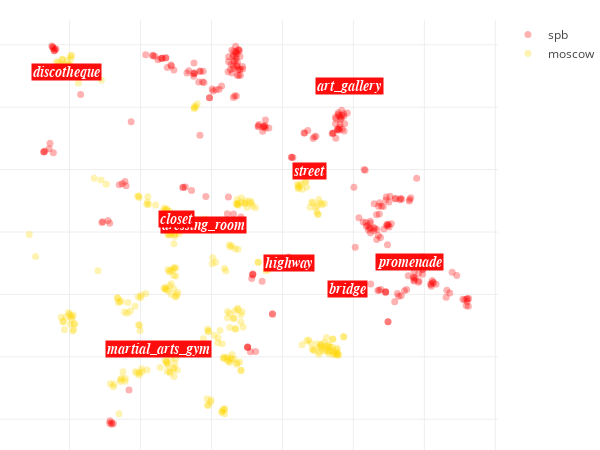

The code cell stored with this chart in its notebook:
### Code cell
def locations_scatter_plot(locs_x, locs_y, 
                           opposite_locs_x,opposite_locs_y,
                          locs_labels, opposite_locs_labels):
    MARKER_OPACITY = 0.3
    PLOT_HEIGHT = 450
    PLOT_WIDTH = 600
    TARGET_COLOR = 'red'#'turquoise'#'#ff4848'
    OPPOSITE_COLOR = 'gold'#'lightskyblue'#'gold'
    MARGIN = dict(l=0, r=30, b=0, t=20)
    
    
    def create_scatter(x, y, colors, labels, name, marker):
        return go.Scatter(x=x, y=y,
                          mode='markers',
                          hoverinfo='text', 
                          text=labels, name=name,
                          marker=dict(size=7, symbol=marker, opacity=MARKER_OPACITY, 
                                       color=colors))
    
    annotations = []
    
    for l, x, y in zip(tag_labels, [x[0] for x in tag_labels_coordinates], 
                       [x[1] for x in tag_labels_coordinates]):
        annotations.append(
            go.Annotation(
                x = x, y = y, 
                xanchor = "center",
                showarrow = False, opacity=0.95,
                text = "<i><b>{}".format(l),#"<b><i>{}".format(l),
                bgcolor=TARGET_COLOR, # 414141
                font = dict(size = 14, color = 'white', family='arial')))
    
    data = [create_scatter(locs_x, locs_y, TARGET_COLOR, 
                           locs_labels, CITY, None),
            create_scatter(opposite_locs_x, opposite_locs_y, 
                           OPPOSITE_COLOR, opposite_locs_labels, 
                           opposite_city, None)]

    axis_style = dict(showticklabels=False, zeroline=False)
    layout = go.Layout(height=PLOT_HEIGHT, width=PLOT_WIDTH,
                        margin=MARGIN, hovermode='closest',
                        xaxis=axis_style, yaxis=axis_style)
    
    fig = go.Figure(data=data, layout=layout)
    fig['layout']['annotations'] = annotations
    py.iplot(fig, show_link=False)


locations_scatter_plot(np.array(visual_data[0])[indexes_target],
                       np.array(visual_data[1])[indexes_target], 
                       np.array(visual_data[0])[indexes_opposite],
                       np.array(visual_data[1])[indexes_opposite],
                       labels[indexes_target], labels[indexes_opposite])

### Figure 1 — Plotly figure (JSON) as saved in the notebook; plotly's stock layout.template omitted (floating-point values rounded to 4 significant figures; data arrays with more than 128 entries replaced by an {"elided": "..."} marker saying what was removed)
{"data": [{"hoverinfo": "text", "marker": {"color": "red", "opacity": 0.3, "size": 7}, "mode": "markers", "name": "spb", "text": {"elided": "287 str values"}, "type": "scatter", "uid": "0f5a37b0-2b0c-11e9-9469-3c15c2cf2370", "x": {"elided": "287 float values"}, "y": {"elided": "287 float values"}}, {"hoverinfo": "text", "marker": {"color": "gold", "opacity": 0.3, "size": 7}, "mode": "markers", "name": "moscow", "text": {"elided": "305 str values"}, "type": "scatter", "uid": "0f5a42c8-2b0c-11e9-aaf8-3c15c2cf2370", "x": {"elided": "305 float values"}, "y": {"elided": "305 float values"}}], "layout": {"annotations": [{"bgcolor": "red", "font": {"color": "white", "family": "arial", "size": 14}, "opacity": 0.95, "showarrow": false, "text": "<i><b>street", "x": 27.7, "xanchor": "center", "y": 19.55}, {"bgcolor": "red", "font": {"color": "white", "family": "arial", "size": 14}, "opacity": 0.95, "showarrow": false, "text": "<i><b>discotheque", "x": -40.8, "xanchor": "center", "y": 51.3}, {"bgcolor": "red", "font": {"color": "white", "family": "arial", "size": 14}, "opacity": 0.95, "showarrow": false, "text": "<i><b>promenade", "x": 55.82, "xanchor": "center", "y": -9.596}, {"bgcolor": "red", "font": {"color": "white", "family": "arial", "size": 14}, "opacity": 0.95, "showarrow": false, "text": "<i><b>art_gallery", "x": 38.86, "xanchor": "center", "y": 46.82}, {"bgcolor": "red", "font": {"color": "white", "family": "arial", "size": 14}, "opacity": 0.95, "showarrow": false, "text": "<i><b>bridge", "x": 38.36, "xanchor": "center", "y": -18.12}, {"bgcolor": "red", "font": {"color": "white", "family": "arial", "size": 14}, "opacity": 0.95, "showarrow": false, "text": "<i><b>dressing_room", "x": -2.359, "xanchor": "center", "y": 2.388}, {"bgcolor": "red", "font": {"color": "white", "family": "arial", "size": 14}, "opacity": 0.95, "showarrow": false, "text": "<i><b>closet", "x": -9.794, "xanchor": "center", "y": 4.097}, {"bgcolor": "red", "font": {"color": "white", "family": "arial", "size": 14}, "opacity": 0.95, "showarrow": false, "text": "<i><b>highway", "x": 21.97, "xanchor": "center", "y": -9.954}, {"bgcolor": "red", "font": {"color": "white", "family": "arial", "size": 14}, "opacity": 0.95, "showarrow": false, "text": "<i><b>martial_arts_gym", "x": -14.99, "xanchor": "center", "y": -37.46}], "height": 450, "hovermode": "closest", "margin": {"b": 0, "l": 0, "r": 30, "t": 20}, "width": 600, "xaxis": {"showticklabels": false, "zeroline": false}, "yaxis": {"showticklabels": false, "zeroline": false}}}
